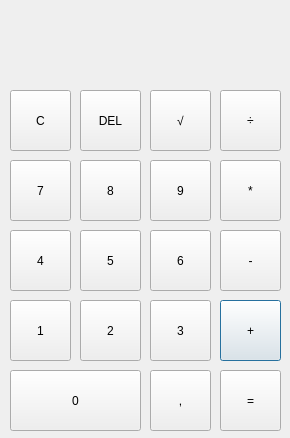
<?xml version="1.0" encoding="UTF-8"?>
<ui version="4.0">
 <class>Dialog</class>
 <widget class="QDialog" name="Dialog">
  <property name="geometry">
   <rect>
    <x>0</x>
    <y>0</y>
    <width>290</width>
    <height>438</height>
   </rect>
  </property>
  <property name="windowTitle">
   <string>Dialog</string>
  </property>
  <widget class="QPushButton" name="button_add">
   <property name="geometry">
    <rect>
     <x>220</x>
     <y>300</y>
     <width>61</width>
     <height>61</height>
    </rect>
   </property>
   <property name="text">
    <string>+</string>
   </property>
  </widget>
  <widget class="QPushButton" name="button_3">
   <property name="geometry">
    <rect>
     <x>150</x>
     <y>300</y>
     <width>61</width>
     <height>61</height>
    </rect>
   </property>
   <property name="text">
    <string>3</string>
   </property>
  </widget>
  <widget class="QPushButton" name="button_4">
   <property name="geometry">
    <rect>
     <x>10</x>
     <y>230</y>
     <width>61</width>
     <height>61</height>
    </rect>
   </property>
   <property name="text">
    <string>4</string>
   </property>
  </widget>
  <widget class="QPushButton" name="button_multiple">
   <property name="geometry">
    <rect>
     <x>220</x>
     <y>160</y>
     <width>61</width>
     <height>61</height>
    </rect>
   </property>
   <property name="text">
    <string>*</string>
   </property>
  </widget>
  <widget class="QLabel" name="label_display">
   <property name="geometry">
    <rect>
     <x>10</x>
     <y>10</y>
     <width>271</width>
     <height>71</height>
    </rect>
   </property>
   <property name="font">
    <font>
     <family>Adobe Heiti Std R</family>
     <pointsize>36</pointsize>
    </font>
   </property>
   <property name="layoutDirection">
    <enum>Qt::LeftToRight</enum>
   </property>
   <property name="autoFillBackground">
    <bool>false</bool>
   </property>
   <property name="text">
    <string/>
   </property>
   <property name="alignment">
    <set>Qt::AlignRight|Qt::AlignTrailing|Qt::AlignVCenter</set>
   </property>
  </widget>
  <widget class="QPushButton" name="button_7">
   <property name="geometry">
    <rect>
     <x>10</x>
     <y>160</y>
     <width>61</width>
     <height>61</height>
    </rect>
   </property>
   <property name="text">
    <string>7</string>
   </property>
  </widget>
  <widget class="QPushButton" name="button_6">
   <property name="geometry">
    <rect>
     <x>150</x>
     <y>230</y>
     <width>61</width>
     <height>61</height>
    </rect>
   </property>
   <property name="text">
    <string>6</string>
   </property>
  </widget>
  <widget class="QPushButton" name="button_9">
   <property name="geometry">
    <rect>
     <x>150</x>
     <y>160</y>
     <width>61</width>
     <height>61</height>
    </rect>
   </property>
   <property name="text">
    <string>9</string>
   </property>
  </widget>
  <widget class="QPushButton" name="button_5">
   <property name="geometry">
    <rect>
     <x>80</x>
     <y>230</y>
     <width>61</width>
     <height>61</height>
    </rect>
   </property>
   <property name="text">
    <string>5</string>
   </property>
  </widget>
  <widget class="QPushButton" name="button_equal">
   <property name="geometry">
    <rect>
     <x>220</x>
     <y>370</y>
     <width>61</width>
     <height>61</height>
    </rect>
   </property>
   <property name="text">
    <string>=</string>
   </property>
  </widget>
  <widget class="QPushButton" name="button_delete_all">
   <property name="geometry">
    <rect>
     <x>10</x>
     <y>90</y>
     <width>61</width>
     <height>61</height>
    </rect>
   </property>
   <property name="text">
    <string>C</string>
   </property>
  </widget>
  <widget class="QPushButton" name="button_division">
   <property name="geometry">
    <rect>
     <x>220</x>
     <y>90</y>
     <width>61</width>
     <height>61</height>
    </rect>
   </property>
   <property name="text">
    <string>÷</string>
   </property>
  </widget>
  <widget class="QPushButton" name="button_2">
   <property name="geometry">
    <rect>
     <x>80</x>
     <y>300</y>
     <width>61</width>
     <height>61</height>
    </rect>
   </property>
   <property name="text">
    <string>2</string>
   </property>
  </widget>
  <widget class="QPushButton" name="button_1">
   <property name="geometry">
    <rect>
     <x>10</x>
     <y>300</y>
     <width>61</width>
     <height>61</height>
    </rect>
   </property>
   <property name="text">
    <string>1</string>
   </property>
  </widget>
  <widget class="QPushButton" name="button_subtraction">
   <property name="geometry">
    <rect>
     <x>220</x>
     <y>230</y>
     <width>61</width>
     <height>61</height>
    </rect>
   </property>
   <property name="text">
    <string>-</string>
   </property>
  </widget>
  <widget class="QPushButton" name="button_sqrt">
   <property name="geometry">
    <rect>
     <x>150</x>
     <y>90</y>
     <width>61</width>
     <height>61</height>
    </rect>
   </property>
   <property name="text">
    <string>√</string>
   </property>
  </widget>
  <widget class="QPushButton" name="button_comann">
   <property name="geometry">
    <rect>
     <x>150</x>
     <y>370</y>
     <width>61</width>
     <height>61</height>
    </rect>
   </property>
   <property name="text">
    <string>,</string>
   </property>
  </widget>
  <widget class="QPushButton" name="button_8">
   <property name="geometry">
    <rect>
     <x>80</x>
     <y>160</y>
     <width>61</width>
     <height>61</height>
    </rect>
   </property>
   <property name="text">
    <string>8</string>
   </property>
  </widget>
  <widget class="QPushButton" name="button_delete">
   <property name="geometry">
    <rect>
     <x>80</x>
     <y>90</y>
     <width>61</width>
     <height>61</height>
    </rect>
   </property>
   <property name="text">
    <string>DEL</string>
   </property>
  </widget>
  <widget class="QPushButton" name="button_0">
   <property name="geometry">
    <rect>
     <x>10</x>
     <y>370</y>
     <width>131</width>
     <height>61</height>
    </rect>
   </property>
   <property name="text">
    <string>0</string>
   </property>
  </widget>
 </widget>
 <resources/>
 <connections/>
</ui>
